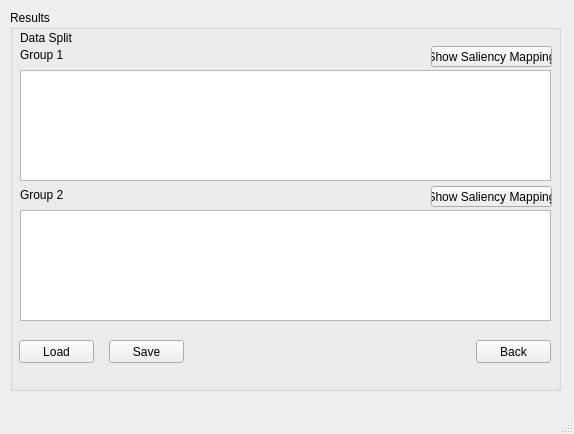
<?xml version="1.0" encoding="UTF-8"?>
<ui version="4.0">
 <class>ResultsWindow</class>
 <widget class="QMainWindow" name="ResultsWindow">
  <property name="geometry">
   <rect>
    <x>0</x>
    <y>0</y>
    <width>574</width>
    <height>434</height>
   </rect>
  </property>
  <property name="windowTitle">
   <string>Bot Recognition</string>
  </property>
  <widget class="QWidget" name="centralwidget">
   <widget class="QGroupBox" name="resultsGroupBox">
    <property name="geometry">
     <rect>
      <x>10</x>
      <y>10</y>
      <width>551</width>
      <height>381</height>
     </rect>
    </property>
    <property name="title">
     <string>Results</string>
    </property>
    <widget class="QPushButton" name="loadResultsButton">
     <property name="geometry">
      <rect>
       <x>9</x>
       <y>330</y>
       <width>75</width>
       <height>23</height>
      </rect>
     </property>
     <property name="text">
      <string>Load</string>
     </property>
    </widget>
    <widget class="QPushButton" name="saveResultsButton">
     <property name="geometry">
      <rect>
       <x>99</x>
       <y>330</y>
       <width>75</width>
       <height>23</height>
      </rect>
     </property>
     <property name="text">
      <string>Save</string>
     </property>
    </widget>
    <widget class="QPushButton" name="backButton">
     <property name="geometry">
      <rect>
       <x>466</x>
       <y>330</y>
       <width>75</width>
       <height>23</height>
      </rect>
     </property>
     <property name="text">
      <string>Back</string>
     </property>
    </widget>
    <widget class="QTextEdit" name="groupOneBox">
     <property name="geometry">
      <rect>
       <x>10</x>
       <y>60</y>
       <width>531</width>
       <height>111</height>
      </rect>
     </property>
    </widget>
    <widget class="QTextEdit" name="groupTwoBox">
     <property name="geometry">
      <rect>
       <x>10</x>
       <y>200</y>
       <width>531</width>
       <height>111</height>
      </rect>
     </property>
    </widget>
    <widget class="QLabel" name="groupOneLabel">
     <property name="geometry">
      <rect>
       <x>10</x>
       <y>35</y>
       <width>111</width>
       <height>20</height>
      </rect>
     </property>
     <property name="text">
      <string>Group 1</string>
     </property>
    </widget>
    <widget class="QLabel" name="groupTwoLabel">
     <property name="geometry">
      <rect>
       <x>10</x>
       <y>175</y>
       <width>43</width>
       <height>20</height>
      </rect>
     </property>
     <property name="text">
      <string>Group 2</string>
     </property>
    </widget>
    <widget class="QLabel" name="messageLabel">
     <property name="geometry">
      <rect>
       <x>10</x>
       <y>20</y>
       <width>531</width>
       <height>16</height>
      </rect>
     </property>
     <property name="text">
      <string>Data Split</string>
     </property>
    </widget>
    <widget class="QPushButton" name="showGroupOneSal">
     <property name="geometry">
      <rect>
       <x>421</x>
       <y>36</y>
       <width>121</width>
       <height>21</height>
      </rect>
     </property>
     <property name="text">
      <string>Show Saliency Mapping</string>
     </property>
    </widget>
    <widget class="QPushButton" name="showGroupTwoSal">
     <property name="geometry">
      <rect>
       <x>421</x>
       <y>176</y>
       <width>121</width>
       <height>21</height>
      </rect>
     </property>
     <property name="text">
      <string>Show Saliency Mapping</string>
     </property>
    </widget>
   </widget>
  </widget>
  <widget class="QMenuBar" name="menubar">
   <property name="geometry">
    <rect>
     <x>0</x>
     <y>0</y>
     <width>574</width>
     <height>21</height>
    </rect>
   </property>
  </widget>
  <widget class="QStatusBar" name="statusbar"/>
 </widget>
 <resources/>
 <connections/>
</ui>
